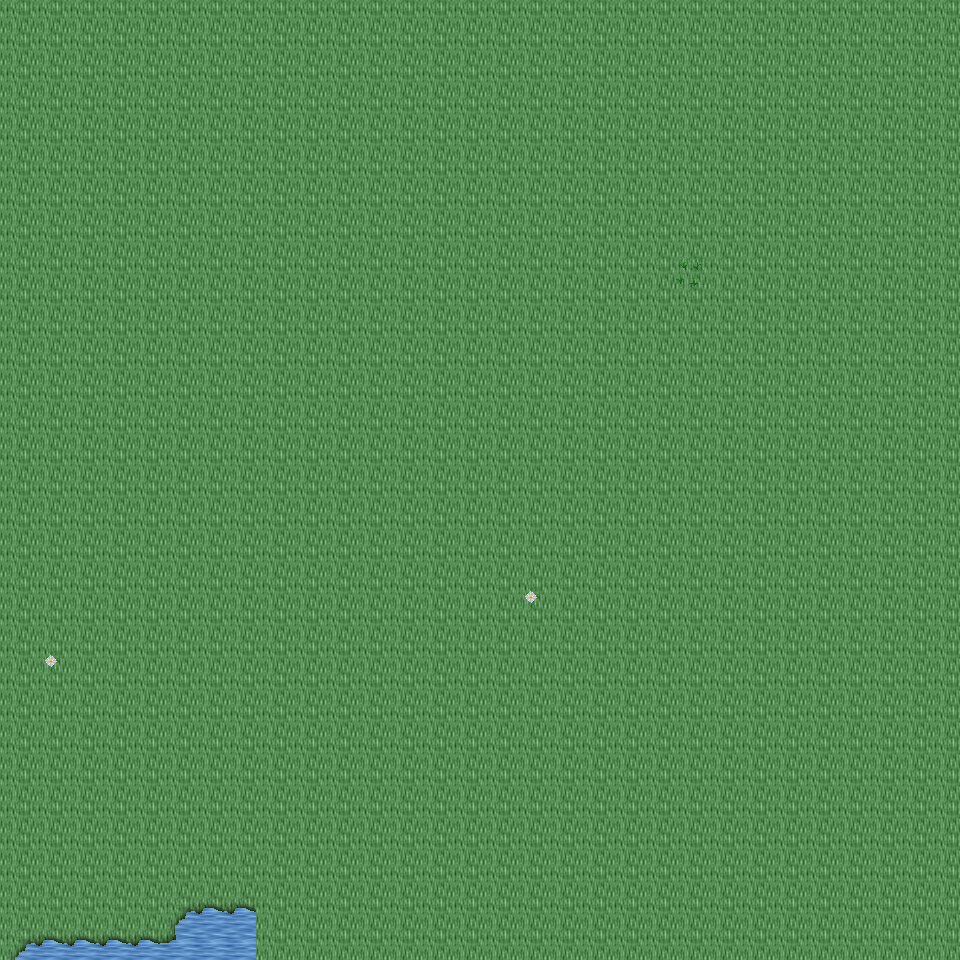

Below is a game level as drawn by its tile map, then a one-line description and the .tmx that defines it (tile-layer data replaced by summaries):
An orthogonal 30x30 tile map with 32x32 px tiles, 6 tile layers (Ground, Object, Object2, Above, ...), 14 tilesets and 2 objects (2x mapExit).

<map version="1.0" orientation="orthogonal" renderorder="right-down" width="30" height="30" tilewidth="32" tileheight="32" nextobjectid="3">
  <tileset firstgid="1" name="tileset_ground_ground" tilewidth="32" tileheight="32" tilecount="33" columns="3">
    <image source="../drawable/tileset_ground_ground.png" width="96" height="352" />
  </tileset>
  <tileset firstgid="34" name="tileset_plant_flower_daisy_red" tilewidth="32" tileheight="32" tilecount="8" columns="2">
    <image source="../drawable/tileset_plant_flower_daisy_red.png" width="64" height="128" />
  </tileset>
  <tileset firstgid="42" name="tileset_ground_grass_edges" tilewidth="32" tileheight="32" tilecount="36" columns="12">
    <image source="../drawable/tileset_ground_grass_edges.png" width="384" height="96" />
  </tileset>
  <tileset firstgid="78" name="tileset_ground_grass_corners" tilewidth="32" tileheight="32" tilecount="24" columns="6">
    <image source="../drawable/tileset_ground_grass_corners.png" width="192" height="128" />
  </tileset>
  <tileset firstgid="102" name="tileset_ground_water_pool" tilewidth="32" tileheight="32" tilecount="72" columns="3">
    <image source="../drawable/tileset_ground_water_pool.png" width="96" height="768" />
  </tileset>
  <tileset firstgid="174" name="tileset_plant_flower_daisy_white" tilewidth="32" tileheight="32" tilecount="8" columns="2">
    <image source="../drawable/tileset_plant_flower_daisy_white.png" width="64" height="128" />
  </tileset>
  <tileset firstgid="182" name="tileset_plant_grasses" tilewidth="32" tileheight="32" tilecount="6" columns="3">
    <image source="../drawable/tileset_plant_grasses.png" width="96" height="64" />
  </tileset>
  <tileset firstgid="188" name="tileset_item_statue_bird" tilewidth="32" tileheight="32" tilecount="8" columns="2">
    <image source="../drawable/tileset_item_statue_bird.png" width="64" height="128" />
  </tileset>
  <tileset firstgid="196" name="tileset_plant_tree_tree_darkgreen" tilewidth="32" tileheight="32" tilecount="88" columns="8">
    <image source="../drawable/tileset_plant_tree_tree_darkgreen.png" width="256" height="352" />
  </tileset>
  <tileset firstgid="284" name="tileset_logic_collision" tilewidth="32" tileheight="32" tilecount="1" columns="1">
    <image source="../drawable/tileset_logic_collision.png" width="32" height="32" />
  </tileset>
  <tileset firstgid="285" name="tileset_ground_water_pool_deep" tilewidth="32" tileheight="32" tilecount="72" columns="3">
    <image source="../drawable/tileset_ground_water_pool_deep.png" width="96" height="768" />
  </tileset>
  <tileset firstgid="357" name="tileset_logic_item_fruits" tilewidth="32" tileheight="32" tilecount="16" columns="8">
    <image source="../drawable/tileset_logic_item_fruits.png" width="256" height="64" />
  </tileset>
  <tileset firstgid="373" name="tileset_plant_tree_umbrella_thorn" tilewidth="32" tileheight="32" tilecount="18" columns="6">
    <image source="../drawable/tileset_plant_tree_umbrella_thorn.png" width="192" height="96" />
  </tileset>
  <tileset firstgid="391" name="tileset_light_light_5x5" tilewidth="32" tileheight="32" tilecount="25" columns="5">
    <image source="../drawable/tileset_light_light_5x5.png" width="160" height="160" />
  </tileset>
  <layer name="Ground" width="30" height="30">
    <data>[900 cells, 900 non-empty, 2 distinct tile ids]</data>
  </layer>
  <layer name="Object" width="30" height="30">
    <data>[900 cells, 11 non-empty, 4 distinct tile ids]</data>
  </layer>
  <layer name="Object2" width="30" height="30">
    <data>[900 cells, 1 non-empty, 1 distinct tile ids]</data>
  </layer>
  <layer name="Above" width="30" height="30">
    <data>[900 cells, 0 non-empty, 0 distinct tile ids]</data>
  </layer>
  <layer name="Above2" width="30" height="30">
    <data>[900 cells, 0 non-empty, 0 distinct tile ids]</data>
  </layer>
  <layer name="Walkable" width="30" height="30">
    <data>[900 cells, 0 non-empty, 0 distinct tile ids]</data>
  </layer>
  <objectgroup name="MapEvents">
    <object id="1" name="south" type="mapExit" x="0" y="928" width="960" height="32">
      <properties>
        <property name="map" value="level_0_x225_y77" />
        <property name="x" value="0" />
        <property name="y" value="1" />
      </properties>
    </object>
    <object id="2" name="west" type="mapExit" x="0" y="0" width="32" height="960">
      <properties>
        <property name="map" value="level_0_x224_y76" />
        <property name="x" value="28" />
        <property name="y" value="0" />
      </properties>
    </object>
  </objectgroup>
</map>
